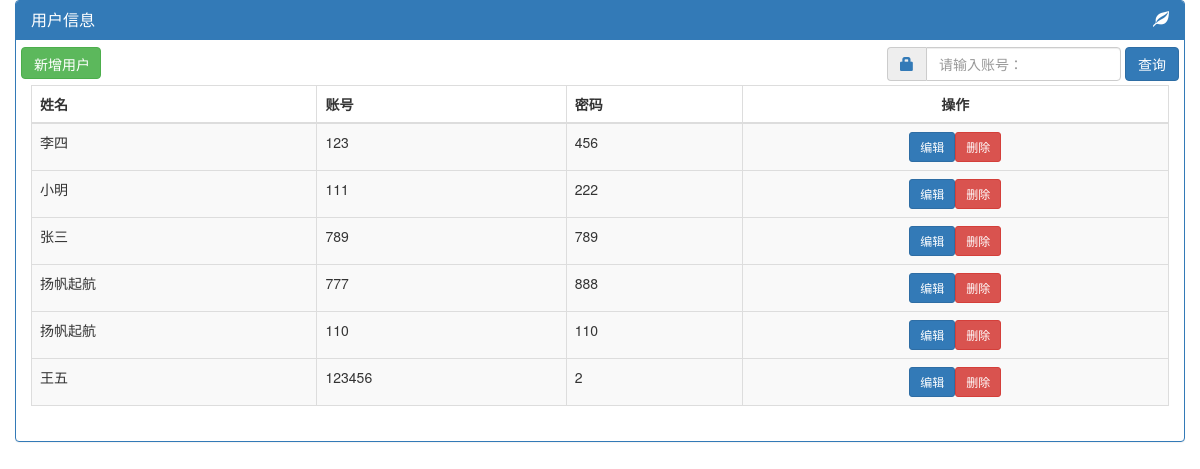
Page /PHPproject2/html/main2.php on the committed database.
### tables this page shows
CREATE TABLE `user`  (
  `name` varchar(15) NOT NULL,
  `account` varchar(20) NOT NULL,
  `password` varchar(35) NOT NULL
);

### PHPproject2/html/main2.php (the view, shortened to what this page needs)
<!DOCTYPE html>
<html lang="en">
<head>
    <link href="../bootstrap/css/bootstrap.min.css" rel="stylesheet">
</head>
<body>
        <div class="col-md-10" style="width: 100%; height: 100%;">
            <div class="panel panel-primary" style="width: 100%; height: 100%;">
              <div class="panel-heading clearfix">
                <h3 class="panel-title">用户信息<span class="glyphicon glyphicon-leaf pull-right"></span></h3>
              </div>
              <div class="pane2">
              <div class="bookadd">
              	<a class="btn btn-success" href="useradd.php" id="bookadd">新增用户</a>
              </div>
              <div class="chaxun">
              <form class="form-inline" action="main22.php" method="get">
                <div class="form-group">
                  <div class="input-group">
                    <div class="input-group-addon"><a class="glyphicon glyphicon-lock "></a></div>
                    <input type="text" class="form-control" name="account" id="exampleInputAmount" placeholder="请输入账号：">
                  </div>
                </div>
                <button type="submit" class="btn btn-primary">查询</button>
              </form>
           </div>
           </div>
             <div class="panel-body" style="width: 100%; height: 100%;">
                  <table class="table table-hover table-striped table-bordered" style="margin-top: 10px">
                      <thead>
                          <tr>
                              <th>姓名</th>
                              <th>账号</th>
                              <th>密码</th>
                              <th class="text-center">操作</th>
                          </tr>
                      </thead>
                      <tbody>
                      <?php
                  		include('../common/connect.php');
                  	         $sql = "SELECT * FROM user ";
                  	         foreach ($conn->query($sql) as $row) {
                  	             echo "<tr>";
                  	             echo "<td>{$row['name']}</td>";
                  	             echo "<td>{$row['account']}</td>";
                  	             echo "<td>{$row['password']}</td>";
                  	             echo "<td class='text-center'>";
                              	 echo "<a class='btn btn-primary btn-sm ' href='useredit.php?account=({$row['account']})'>编辑</a>";
         	                     echo "<a class='btn btn-danger btn-sm' href='../userdelete.php?account=({$row['account']})'>删除</a></td>";
                  	             echo "<tr>";
       }
  ?>
                    </tbody>
                  </table>
              </div>
                </div>
        </div>
</body>
</html>

### PHPproject2/html/main2.php (style rules this page uses)
.btn-success { position: relative; width: 80px; height: 32px; position: relative; left: 5px; }
.pane2 { position: relative; top: 7px; }
.chaxun { float: right; position: relative; right: 5px; }
.bookadd { width: 100px; height: 45px; float:left; }

### rows in the picture
user: name "李四", account "123", password "456"
user: name "小明", account "111", password "222"
user: name "张三", account "789", password "789"
user: name "扬帆起航", account "777", password "888"
user: name "扬帆起航", account "110", password "110"
user: name "王五", account "123456", password "2"
